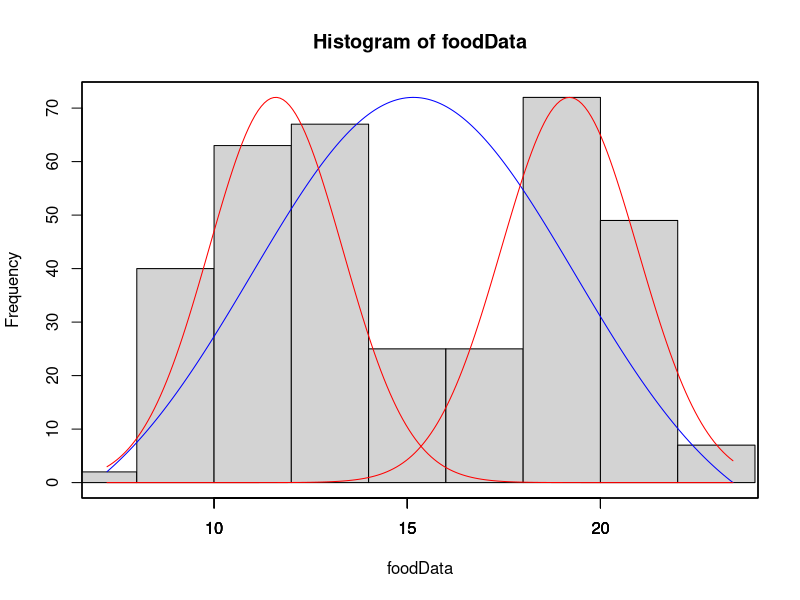
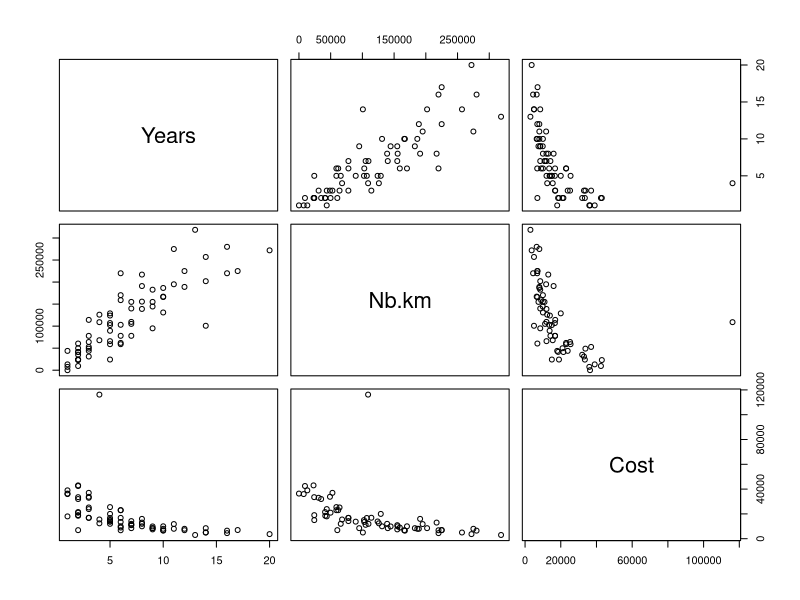
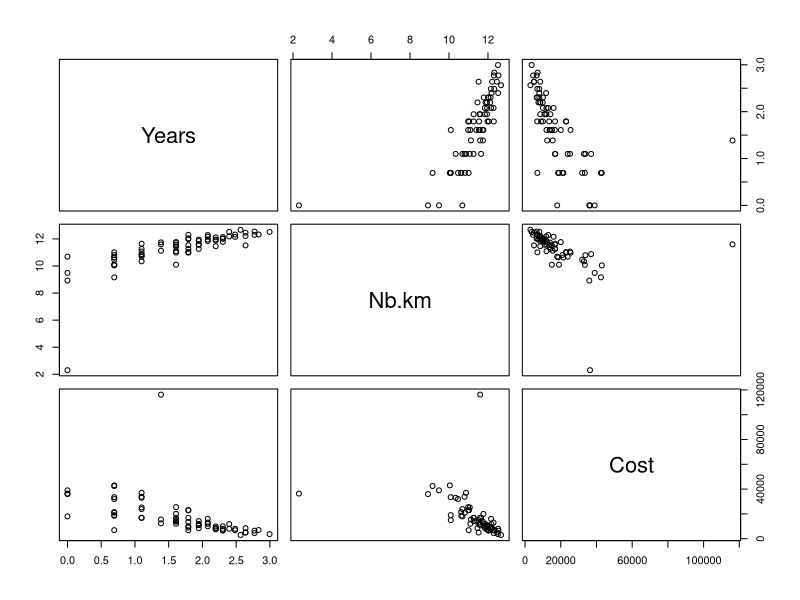
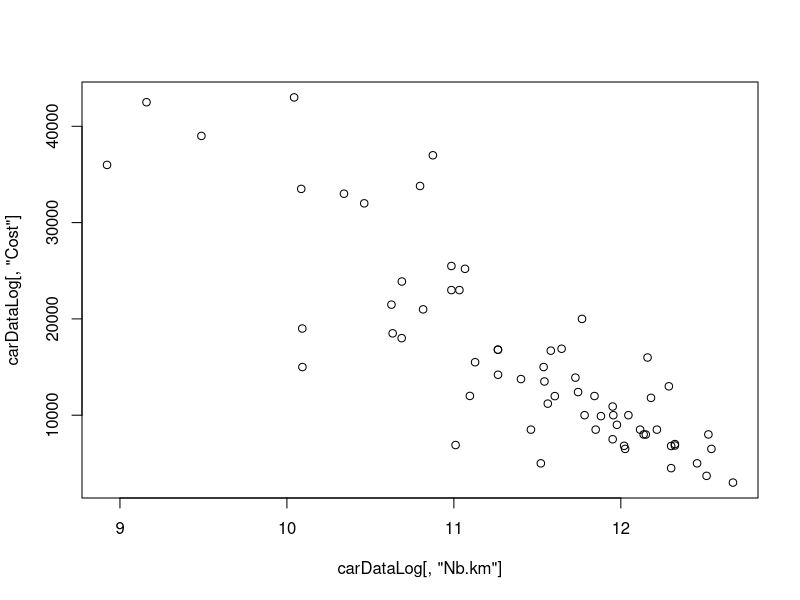
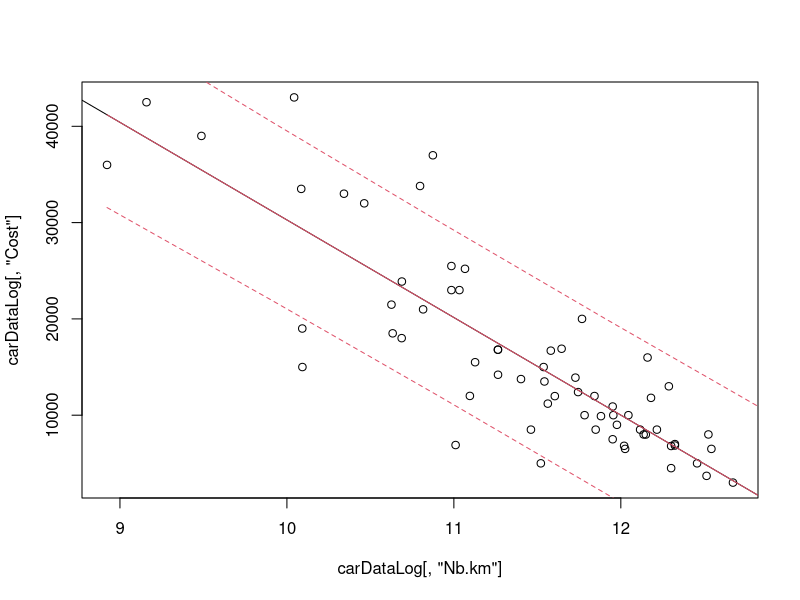

Here is the R script that generated these plots, in order:
setwd('C:/Users/amsch/Documents/MLDM/Data Analysis/Final Exam Study Guide/Data')

########
#1) Rush hour at fast food restaurant
#Download the file and read the data
foodDataO <- read.csv("fast_food.csv")
foodData <- foodDataO[,1]

#Part 1
#limit
limit <- c(min(foodData),max(foodData))
#summary
summary(foodData)
#histogram
hist(foodData,xlim = limit)
#mean
foodMean <- mean(foodData)
#standard deviation
foodSD <- sd(foodData)
#Take mean and sd, getting ready to plot
x_g <- seq(limit[1],limit[2],length=200)
y_g <- dnorm(x_g, mean=foodMean, sd=foodSD)

#take the new gaus dist and plot on original graph
par(new=TRUE)
plot(x=x_g,y=y_g,type="l",xlab="",ylab="",col="blue", yaxt="n",xlim=limit)


#Part 2
#Prepare estimation
numCust <- length(foodData)
#start and end times
startTime <- 13.5
endTime <- 18
#get our probability
probability <- (pnorm(endTime, mean=foodMean, sd=foodSD)-pnorm(startTime,mean=foodMean,sd=foodSD))
#use our probability to find the actual number of customers
estimateCusts <- probability * numCust
estimateCusts
#now get our actual customer count
realCusts <- length(foodData[foodData >= startTime & foodData <= endTime])
#No, the data doesn't actually follow a gaussian distribution and our estimate
#assumes that it is,

#Part 3
#Break into subsets
subset1 <- foodData[foodData <= 15]
subset2 <- foodData[foodData >15]

#Part 4
foodMean1 <- mean(subset1)
foodMean2 <- mean(subset2)
foodSD1   <- sd(subset1)
foodSD2   <- sd(subset2)

y_g1 <- dnorm(x_g,mean=foodMean1,sd=foodSD1)
y_g2 <- dnorm(x_g,mean=foodMean2,sd=foodSD2)
par(new=TRUE)
plot(x=x_g,y=y_g1,type="l",xlab="",ylab="",col="red", yaxt="n",xlim=limit)
par(new=TRUE)
plot(x=x_g,y=y_g2,type="l",xlab="",ylab="",col="red", yaxt="n",xlim=limit)

#New estimation
probability1 <- (pnorm(endTime, mean=foodMean1, sd=foodSD1)-pnorm(startTime,mean=foodMean1,sd=foodSD1))
probability2 <- (pnorm(endTime, mean=foodMean2, sd=foodSD2)-pnorm(startTime,mean=foodMean2,sd=foodSD2))
custs1 <- length(subset1)
custs2 <- length(subset2)
newCustEst <- ((probability1*custs1)+(probability2*custs2))
newCustEst
realCusts

######################################
#2) Sold your car
#Download new dataset
carData <- read.csv("light_van_car.csv")
#print summary
summary(carData)
#plot pair representation
pairs(carData)

#Preprocess
carDataLog <- carData
carDataLog[,c(1,2)] <-log(carDataLog[,c(1,2)])
#new pairs
pairs(carDataLog)

#remove the outliers
carDataLog <- carDataLog[-c(12,25),]

#plot the cost as a function of km
plot(y=carDataLog[,"Cost"],x=carDataLog[,"Nb.km"])
plot(carDataLog[,"Cost"]~carDataLog[,"Nb.km"])

#compute simple linear regression
carReg <- lm(Cost~Nb.km, data=carDataLog)

abline(carReg)
Nb.km <- seq(min(carDataLog[,"Nb.km"]),max(carDataLog[,"Nb.km"],length=200))
grid <- data.frame(Nb.km)
CIpred <- predict(carReg, new=grid,interval = "pred",level=.9)
matlines(grid$Nb.km,cbind(CIpred),lty=c(1,2,2),col=2)

carMultReg <- lm(Cost~Nb.km+Years, data=carDataLog)
Nb.km <- c(log(86900))
Years <- c(log(2))
myCar <- data.frame(Nb.km,Years)
ourPrice <-predict(carMultReg,new=myCar)
ourPrice
